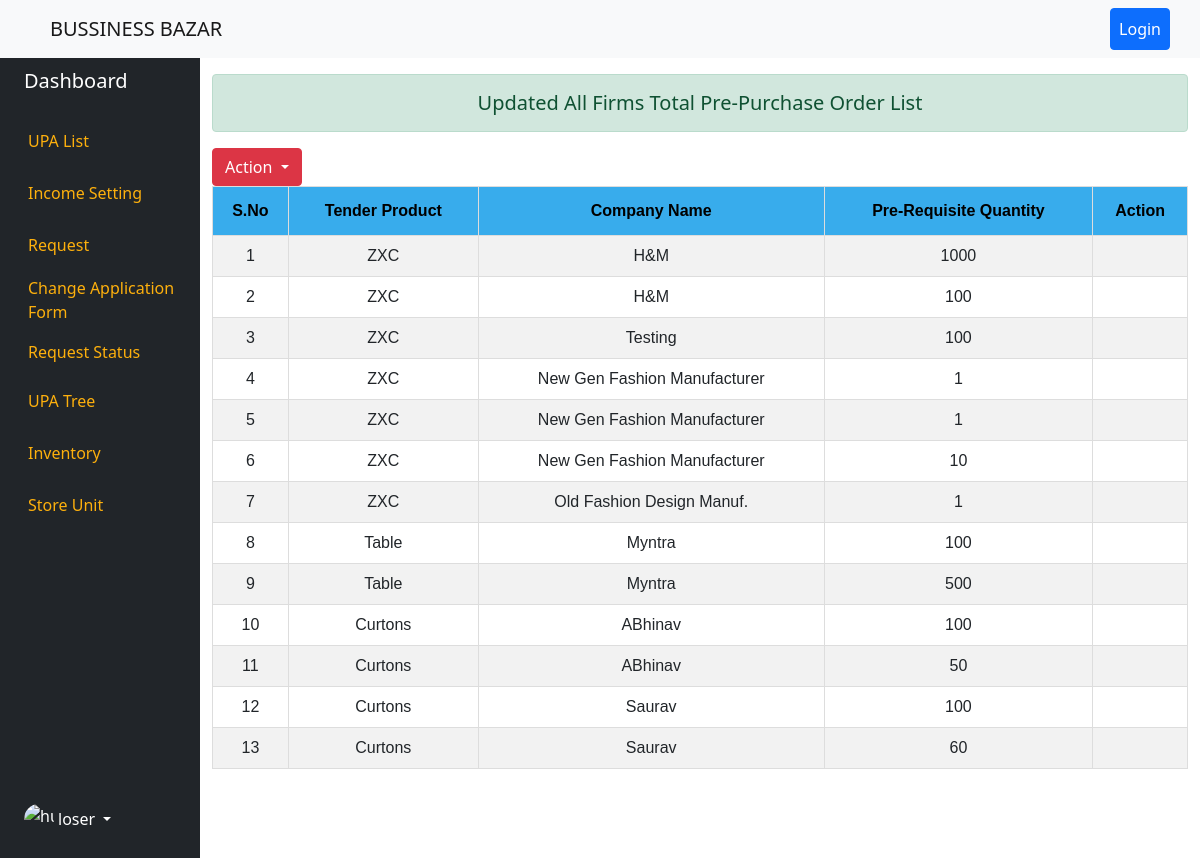
The app's page /bulk_order_list/ with its own data.
### dashboard/models.py (models this page shows, shortened)
class PrePurchaseBreakupOrder(models.Model):
    PRE_PURCHASE_ORDER_TYPE = (
        ('Unsend To Vendor','Unsend To Vendor'),
        ('Sent To Vendor','Sent To Vendor'),
    )
    tender_product = models.ForeignKey(TenderRaise,on_delete=models.SET_NULL,blank=True, null=True)
    company_name = models.CharField(max_length=200,blank=True, null=True)
    product_count = models.PositiveIntegerField(blank=True, null=True)
    total_product_count = models.PositiveIntegerField(blank=True, null=True)
    order_month = models.DateField(blank=True, null=True)
    order_status = models.CharField(max_length=16,choices=PRE_PURCHASE_ORDER_TYPE,default="Unsend To Vendor",blank=True, null=True)
    created_by = models.ForeignKey(User,on_delete=models.SET_NULL,blank=True, null=True)
    created_at = models.DateField(auto_now_add=True,blank=True, null=True)

class TenderRaise(models.Model):
    TENDER_STATUS = (
        ('Pending','Pending'),
        ('Rejected','Rejected'),
        ('Accepted','Accepted'),
        ('Negotiated','Negotiated'),
    )
    tender_product = models.ForeignKey(TenderProduct,on_delete=models.SET_NULL,blank=True, null=True)
    company_name = models.CharField(max_length=200,blank=True, null=True)
    company_address = models.CharField(max_length=200,blank=True, null=True)
    contact_person = models.CharField(max_length=200,blank=True, null=True)
    amount_range = models.CharField(max_length=100,blank=True, null=True) # product quantity
    fixed_amount = models.PositiveIntegerField(blank=True, null=True) # product amount for sell.
    negotiate_quantity = models.PositiveIntegerField(default=0,blank=True, null=True)
    negotiate_price = models.PositiveIntegerField(default=0,blank=True, null=True)
    total_product_quantity = models.PositiveIntegerField(default=0,blank=True, null=True)
    contact_mobile = models.CharField(max_length=12,blank=True, null=True)
    tender_status = models.CharField(max_length=10,choices=TENDER_STATUS,default="Pending",blank=True, null=True)
    negotiation_update = models.DateTimeField(auto_now=True,blank=True, null=True)
    def __str__(self):
        return f'{self.tender_product}'

class TenderProduct(models.Model):
    tender_product_no = models.PositiveIntegerField(unique=True,blank=True, null=True)
    product_image = models.ImageField(upload_to = "tender_product/image/",blank=True, null=True)
    product_name = models.CharField(max_length=200,blank=True, null=True)
    amount = models.PositiveIntegerField(blank=True, null=True)
    active = models.BooleanField(default=False,blank=True, null=True)
    tender_date = models.DateTimeField(blank=True, null=True)
    tender_product_quantity = models.PositiveIntegerField(blank=True, null=True)
    total_product_quantity_by_vendor = models.IntegerField(blank=True, null=True,default=0)
    created_by = models.ForeignKey(User,on_delete=models.SET_NULL,blank=True, null=True,related_name="create_tender")
    updated_by = models.ForeignKey(User,on_delete=models.SET_NULL,blank=True, null=True,related_name="update_tender")
    def __str__(self):
        return f'{self.product_name}'

### dashboard/views.py (the view)
# urls.py: path('bulk_order_list/',bulk_order_list,name="bulk-order-list"),
def bulk_order_list(request):
    qs = PrePurchaseBreakupOrder.objects.all()
    context = {'bulks':qs}
    return render(request,'dashboard/bulk_order_list.html',context)

### templates/dashboard/bulk_order_list.html (shortened to what this page needs)
{% extends "base.html" %}
{% block content %}
<div class="container-fluid">
    <div class="row flex-nowrap">
        {% include 'left_panel.html' %}
        <div class="col">
            <h5 class="alert alert-success text-center mt-3">Updated All Firms Total Pre-Purchase Order List</h5>
            <div class="btn-group">
            <button type="button" class="btn btn-danger dropdown-toggle" data-bs-toggle="dropdown" aria-expanded="false">
                Action
            </button>
            </div>
                <table id="customers">
                    <tr>
                      <th>S.No</th>
                      <th>Tender Product</th>
                      <th>Company Name</th>
                      <th>Pre-Requisite Quantity</th>
                      <th>Action</th>
                    </tr>
                    {% for bulk in bulks %}
                    <tr>
                        <td>{{forloop.counter}}</td>
                        <td>{{bulk.tender_product}}</td>
                        <td>{{bulk.company_name}}</td>
                        <td>{{bulk.product_count}}</td>
                        <td>
                        </td>
                    </tr>
                    {% endfor %}
                </table>
        </div>
    </div>
</div>
{% endblock content %}

### static/style.css (style rules this page uses)
#customers { font-family: Arial, Helvetica, sans-serif; border-collapse: collapse; width: 100%; }
#customers td, #customers th { border: 1px solid #ddd; padding: 8px; }
#customers tr:nth-child(even) { background-color: #f2f2f2; }
#customers th { padding-top: 12px; padding-bottom: 12px; text-align: center; background-color: #38ACEC; color: black; }
#customers td { text-align: center; }

### records on screen
PrePurchaseBreakupOrder: tender_product "ZXC", company_name "H&M", product_count "1000"
PrePurchaseBreakupOrder: tender_product "ZXC", company_name "H&M", product_count "100"
PrePurchaseBreakupOrder: tender_product "ZXC", company_name "Testing", product_count "100"
PrePurchaseBreakupOrder: tender_product "ZXC", company_name "New Gen Fashion Manufacturer", product_count "1"
PrePurchaseBreakupOrder: tender_product "ZXC", company_name "New Gen Fashion Manufacturer", product_count "1"
PrePurchaseBreakupOrder: tender_product "ZXC", company_name "New Gen Fashion Manufacturer", product_count "10"
PrePurchaseBreakupOrder: tender_product "ZXC", company_name "Old Fashion Design Manuf.", product_count "1"
PrePurchaseBreakupOrder: tender_product "Table", company_name "Myntra", product_count "100"
PrePurchaseBreakupOrder: tender_product "Table", company_name "Myntra", product_count "500"
PrePurchaseBreakupOrder: tender_product "Curtons", company_name "ABhinav", product_count "100"
PrePurchaseBreakupOrder: tender_product "Curtons", company_name "ABhinav", product_count "50"
PrePurchaseBreakupOrder: tender_product "Curtons", company_name "Saurav", product_count "100"
PrePurchaseBreakupOrder: tender_product "Curtons", company_name "Saurav", product_count "60"
